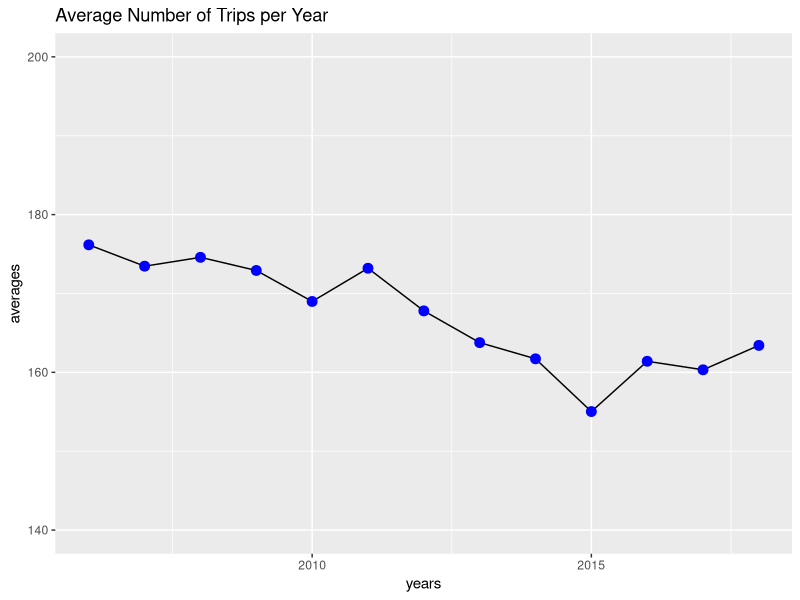

This figure's R source:
library(ggplot2)
years <- c(2006:2018)
averages <- c(176.166, 173.4604, 174.5831, 172.9164, 168.987, 173.2001, 167.7919,
              163.7684, 161.7133, 155.0277, 161.4032, 160.3225, 163.4159)
df <-data.frame(years, averages)

ggplot(data=df, aes(x=years, y=averages, group=1)) +
  geom_line()+
  ggtitle("Average Number of Trips per Year")+
  ylim(140,200)+
  geom_point(color="blue", size=3)







